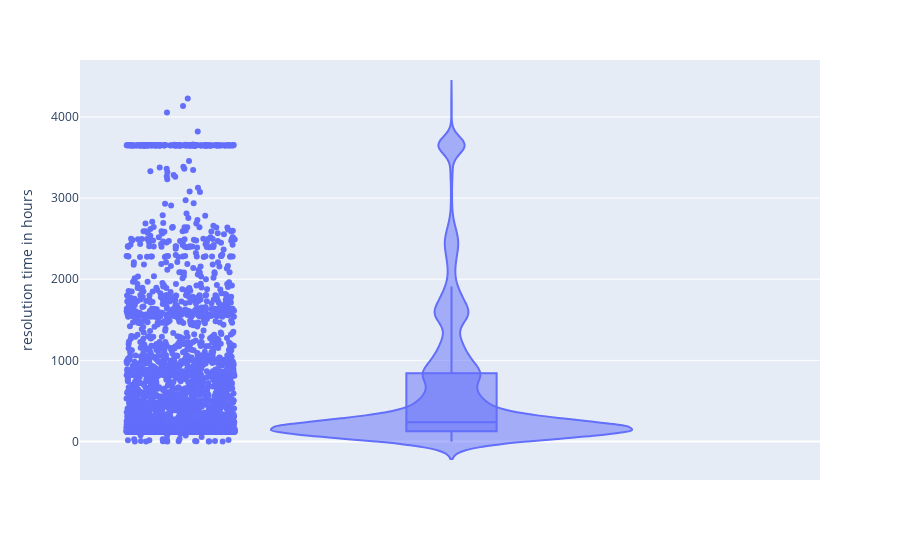

Notebook code cell kept with this figure:
### Code cell
import plotly.figure_factory as ff
import numpy as np
np.random.seed(1)
fig = px.violin(ddf.compute(), y="resolution_time",
                box=True, points="all",
                labels=dict(resolution_time="resolution time in hours"),
                hover_data=ddf.columns)
fig.show()

### Figure 1 — Plotly figure (JSON) as saved in the notebook; plotly's stock layout.template omitted (floating-point values rounded to 4 significant figures; data arrays with more than 128 entries replaced by an {"elided": "..."} marker saying what was removed)
{"data": [{"alignmentgroup": "True", "box": {"visible": true}, "customdata": {"elided": "3807x5 mixed values"}, "hovertemplate": "resolution time in hours=%{y}<br>index=%{customdata[0]}<br>number=%{customdata[1]}<br>sys_created_at=%{customdata[2]}<br>closed_at=%{customdata[3]}<br>assignment_group=%{customdata[4]}<extra></extra>", "legendgroup": "", "marker": {"color": "#636efa"}, "name": "", "offsetgroup": "", "orientation": "v", "points": "all", "scalegroup": "True", "showlegend": false, "type": "violin", "x0": " ", "xaxis": "x", "y": {"elided": "3807 float values"}, "y0": " ", "yaxis": "y"}], "layout": {"autosize": true, "legend": {"tracegroupgap": 0}, "margin": {"t": 60}, "violinmode": "group", "xaxis": {"anchor": "y", "autorange": true, "domain": [0, 1], "range": [-0.5057, 0.5], "type": "category"}, "yaxis": {"anchor": "x", "autorange": true, "domain": [0, 1], "range": [-474.5, 4702.0], "title": {"text": "resolution time in hours"}, "type": "linear"}}}
